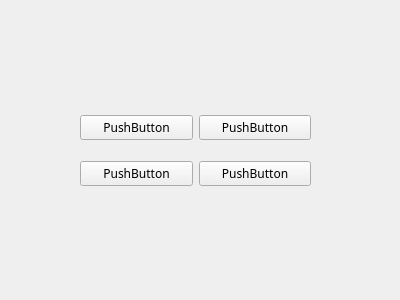
<?xml version="1.0" encoding="UTF-8"?>
<ui version="4.0">
 <class>StartTabControl</class>
 <widget class="QWidget" name="StartTabControl">
  <property name="geometry">
   <rect>
    <x>0</x>
    <y>0</y>
    <width>400</width>
    <height>300</height>
   </rect>
  </property>
  <property name="windowTitle">
   <string>Form</string>
  </property>
  <widget class="QWidget" name="">
   <property name="geometry">
    <rect>
     <x>80</x>
     <y>100</y>
     <width>231</width>
     <height>101</height>
    </rect>
   </property>
   <layout class="QGridLayout" name="gridLayout">
    <item row="0" column="0">
     <widget class="QPushButton" name="pushButton_3">
      <property name="font">
       <font>
        <family>微软雅黑</family>
       </font>
      </property>
      <property name="text">
       <string>PushButton</string>
      </property>
     </widget>
    </item>
    <item row="0" column="1">
     <widget class="QPushButton" name="pushButton_5">
      <property name="font">
       <font>
        <family>微软雅黑</family>
       </font>
      </property>
      <property name="text">
       <string>PushButton</string>
      </property>
     </widget>
    </item>
    <item row="1" column="0">
     <widget class="QPushButton" name="pushButton_4">
      <property name="font">
       <font>
        <family>微软雅黑</family>
       </font>
      </property>
      <property name="text">
       <string>PushButton</string>
      </property>
     </widget>
    </item>
    <item row="1" column="1">
     <widget class="QPushButton" name="pushButton_6">
      <property name="font">
       <font>
        <family>微软雅黑</family>
       </font>
      </property>
      <property name="text">
       <string>PushButton</string>
      </property>
     </widget>
    </item>
   </layout>
  </widget>
 </widget>
 <resources/>
 <connections/>
</ui>
